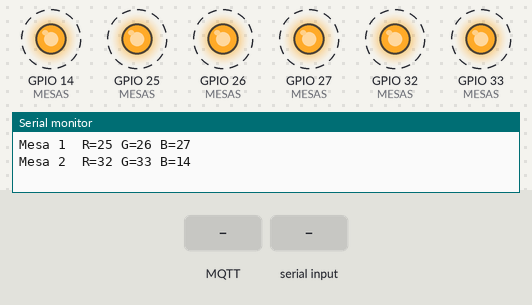
This program was run on a simulated ESP32. On the bench: output pins drawn as LEDs (lit = HIGH), the last lines printed to the serial monitor. Dashed ring = blinking. Inputs (shaded band) come from the test bench. WiFi joins after 1.5 s; servers stay silent unless stated; no MQTT or app messages arrive unless stated.

Above: at 1.2 s.
1.3 s: MQTT message "LIBRE" arrives on the first subscribed topic
4.3 s: "0\n" received over Serial
5.8 s: MQTT message "0" arrives on the first subscribed topic
7.3 s: "30 150\n" received over Serial
8.8 s: "200\n" received over Serial
At 9.9 s:
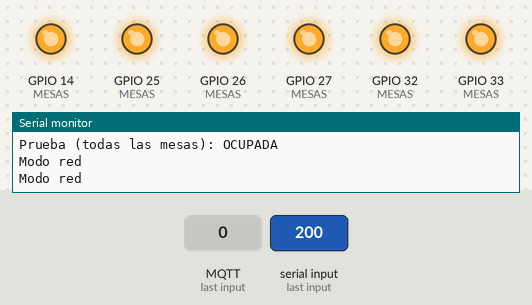
Timing chart, 0 to 11.3 s (numbered marks = the images above; inputs shaded):
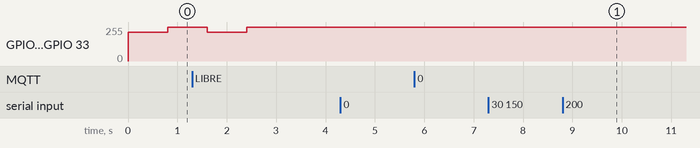

The program:

main.cpp
```cpp
// AtiendeTe: una ESP32 y un LED RGB por mesa. Cada LED muestra al cliente que
// llega al local si su mesa está libre, ocupada o reservada. El backend publica
// ese estado por MQTT; lo cambia la caja o el administrador.
//
//   LIBRE           verde fijo
//   OCUPADA         rojo fijo
//   RESERVADA       ámbar fijo
//   sin dato aún    apagado
//   sin WiFi          blanco lento, en todos los LED
//   sin MQTT de una  blanco lento, solo en ese LED
//
// Por el monitor serie (115200) se puede forzar un color sin red.
// El comando pinta todos los LED a la vez:
//   1 LIBRE, 2 OCUPADA, 3 RESERVADA, 0 volver al modo red.
// No usamos delay(): el parpadeo y la reconexión tienen que convivir.
//
// Cada mesa abre su propia sesión MQTT. PubSubClient solo admite un Last Will
// por conexión; así atiendete/mesa/N/conexion de cada una recibe offline si
// la placa se cae, y online cuando conecta. El backend ve todas las mesas.

#include <Arduino.h>
#include <ArduinoJson.h>
#include <PubSubClient.h>
#include <WiFi.h>

// elegir_config.py define ATIENDETE_USA_CONFIG solo si existe include/config.h.
// Un #include "config.h" a ciegas agarra el config.h del toolchain, no el nuestro.
#ifdef ATIENDETE_USA_CONFIG
#include "config.h"
#else
#warning "No existe include/config.h. Se compila con config.example.h: copialo y editalo antes de flashear."
#include "config.example.h"
#endif

// Un config.h copiado antes de este flag no lo define. El LED del laboratorio
// es de ánodo común (pata larga a 3V3), así que el default es true.
#ifndef LED_ANODO_COMUN
#define LED_ANODO_COMUN true
#endif

// config.example.h lo trae como constexpr. elegir_config.py define
// ATIENDETE_BRILLO_YA_DECLARADO en ese caso para no pisar el valor con un macro.
// Si no está de ninguna forma, el tope es 40.
#ifndef ATIENDETE_BRILLO_YA_DECLARADO
#ifndef BRILLO_MAX
#define BRILLO_MAX 40
#endif
#endif

// config.h viejo (solo WiFi, broker y a veces MESA_ID o pines sueltos) no trae
// el arreglo. Estas dos filas son el cableado por defecto.
#ifndef ATIENDETE_TIENE_MESAS
struct MesaLed {
  uint8_t numero;
  uint8_t rojo;
  uint8_t verde;
  uint8_t azul;
};

static constexpr MesaLed MESAS[] = {
  {1, 25, 26, 27},
  {2, 32, 33, 14},
};
#endif

static constexpr size_t CANTIDAD_MESAS = sizeof(MESAS) / sizeof(MESAS[0]);
static_assert(CANTIDAD_MESAS >= 1, "Configura al menos una mesa en MESAS");
static_assert(CANTIDAD_MESAS * 3 <= 16, "Cada mesa usa 3 canales LEDC; el ESP32 tiene 16");

// LEDC a 8 bits. El duty va de 0 a BRILLO_MAX_RANGE. El tope de brillo percibido
// sigue siendo BRILLO_MAX, que es más bajo a propósito.
static const uint8_t BRILLO_MAX_RANGE = 255;

static const unsigned long REINTENTO_MS = 3000;
static const unsigned long FALLA_INTERVALO_MS = 800;
// connect() bloquea. El default de la librería son 15 s por sesión; con varias
// mesas el parpadeo se congelaría.
static const uint16_t MQTT_TIMEOUT_S = 3;

enum class EstadoMesa : uint8_t {
  Ninguno = 0,
  Libre = 1,
  Ocupada = 2,
  Reservada = 3,
};

struct CanalesPwm {
  uint8_t rojo;
  uint8_t verde;
  uint8_t azul;
};

struct MesaRuntime {
  EstadoMesa estado;
  bool mqttAnunciado;
  unsigned long ultimoIntentoMqtt;
};

WiFiClient redes[CANTIDAD_MESAS];
PubSubClient clientes[CANTIDAD_MESAS];
CanalesPwm canales[CANTIDAD_MESAS];
MesaRuntime runtimeMesa[CANTIDAD_MESAS];

EstadoMesa estadoForzado = EstadoMesa::Ninguno;
bool modoPrueba = false;

unsigned long ultimoIntentoWifi = 0;
bool wifiAnunciado = false;

int brilloTope() {
  if (BRILLO_MAX < 1) return 1;
  if (BRILLO_MAX > BRILLO_MAX_RANGE) return BRILLO_MAX_RANGE;
  return BRILLO_MAX;
}

void iniciarPwm() {
  uint8_t canal = 0;
  for (size_t i = 0; i < CANTIDAD_MESAS; i++) {
    canales[i].rojo = canal++;
    canales[i].verde = canal++;
    canales[i].azul = canal++;
#if ESP_ARDUINO_VERSION_MAJOR >= 3
    // Un canal distinto por pata. ledcAttachChannel lo fija; ledcWrite va por pin.
    ledcAttachChannel(MESAS[i].rojo, 5000, 8, canales[i].rojo);
    ledcAttachChannel(MESAS[i].verde, 5000, 8, canales[i].verde);
    ledcAttachChannel(MESAS[i].azul, 5000, 8, canales[i].azul);
#else
    ledcSetup(canales[i].rojo, 5000, 8);
    ledcAttachPin(MESAS[i].rojo, canales[i].rojo);
    ledcSetup(canales[i].verde, 5000, 8);
    ledcAttachPin(MESAS[i].verde, canales[i].verde);
    ledcSetup(canales[i].azul, 5000, 8);
    ledcAttachPin(MESAS[i].azul, canales[i].azul);
#endif
  }
}

void escribirPwm(uint8_t pin, uint8_t canal, uint8_t valor) {
#if ESP_ARDUINO_VERSION_MAJOR >= 3
  (void)canal;
  ledcWrite(pin, valor);
#else
  (void)pin;
  ledcWrite(canal, valor);
#endif
}

uint8_t deber(uint8_t valor) {
  // Ánodo común: la pata larga está en 3V3 y el canal enciende con el GPIO en bajo.
  // valor 0 (apagado) tiene que escribir duty completo; un duty bajo lo deja encendido.
  if (LED_ANODO_COMUN) {
    return static_cast<uint8_t>(BRILLO_MAX_RANGE - valor);
  }
  return valor;
}

void colorMesa(size_t indice, uint8_t rojo, uint8_t verde, uint8_t azul) {
  const uint8_t mayor = max(rojo, max(verde, azul));
  const int tope = brilloTope();
  uint8_t r = 0;
  uint8_t g = 0;
  uint8_t b = 0;
  if (mayor > 0) {
    r = static_cast<uint8_t>(static_cast<uint16_t>(rojo) * tope / mayor);
    g = static_cast<uint8_t>(static_cast<uint16_t>(verde) * tope / mayor);
    b = static_cast<uint8_t>(static_cast<uint16_t>(azul) * tope / mayor);
  }
  escribirPwm(MESAS[indice].rojo, canales[indice].rojo, deber(r));
  escribirPwm(MESAS[indice].verde, canales[indice].verde, deber(g));
  escribirPwm(MESAS[indice].azul, canales[indice].azul, deber(b));
}

void apagarMesa(size_t indice) {
  // Mesa sin dato y las fases apagadas del parpadeo de falla.
  // Con ánodo común los tres canales quedan en BRILLO_MAX_RANGE (duty completo).
  colorMesa(indice, 0, 0, 0);
}

void apagarTodas() {
  for (size_t i = 0; i < CANTIDAD_MESAS; i++) apagarMesa(i);
}

const char* nombreEstado(EstadoMesa estado) {
  switch (estado) {
    case EstadoMesa::Libre:
      return "LIBRE";
    case EstadoMesa::Ocupada:
      return "OCUPADA";
    case EstadoMesa::Reservada:
      return "RESERVADA";
    default:
      return "NINGUNO";
  }
}

bool interpretarEstado(const char* texto, EstadoMesa& destino) {
  if (strcmp(texto, "LIBRE") == 0) {
    destino = EstadoMesa::Libre;
    return true;
  }
  if (strcmp(texto, "OCUPADA") == 0) {
    destino = EstadoMesa::Ocupada;
    return true;
  }
  if (strcmp(texto, "RESERVADA") == 0) {
    destino = EstadoMesa::Reservada;
    return true;
  }
  return false;
}

int numeroEnTopico(const char* topico) {
  const char prefijo[] = "atiendete/mesa/";
  const size_t largoPrefijo = sizeof(prefijo) - 1;
  if (strncmp(topico, prefijo, largoPrefijo) != 0) return -1;
  const char* cursor = topico + largoPrefijo;
  if (*cursor < '0' || *cursor > '9') return -1;
  int numero = 0;
  int digitos = 0;
  while (*cursor >= '0' && *cursor <= '9') {
    if (digitos >= 4) return -1;
    numero = numero * 10 + (*cursor - '0');
    cursor++;
    digitos++;
  }
  if (strcmp(cursor, "/ocupacion") != 0) return -1;
  return numero;
}

int indiceMesa(int numero) {
  for (size_t i = 0; i < CANTIDAD_MESAS; i++) {
    if (MESAS[i].numero == numero) return static_cast<int>(i);
  }
  return -1;
}

void alMensaje(char* topico, byte* carga, unsigned int largo) {
  const int numero = numeroEnTopico(topico);
  const int indice = numero >= 0 ? indiceMesa(numero) : -1;
  if (indice < 0) {
    Serial.printf("MQTT: tópico ignorado %s\n", topico);
    return;
  }
  JsonDocument doc;
  const DeserializationError error = deserializeJson(doc, carga, largo);
  if (error) {
    Serial.println("MQTT: JSON de estado ilegible");
    return;
  }
  const char* texto = doc["estado"] | "";
  EstadoMesa nuevo;
  if (!interpretarEstado(texto, nuevo)) {
    Serial.printf("MQTT: estado desconocido en %s\n", topico);
    return;
  }
  runtimeMesa[indice].estado = nuevo;
  modoPrueba = false;
  Serial.printf("MQTT mesa %d -> %s\n", MESAS[indice].numero, nombreEstado(nuevo));
}

void mantenerWifi() {
  if (WiFi.status() == WL_CONNECTED) {
    if (!wifiAnunciado) {
      wifiAnunciado = true;
      Serial.print("WiFi OK, IP ");
      Serial.println(WiFi.localIP());
    }
    return;
  }
  wifiAnunciado = false;
  for (size_t i = 0; i < CANTIDAD_MESAS; i++) runtimeMesa[i].mqttAnunciado = false;
  const unsigned long ahora = millis();
  if (ahora - ultimoIntentoWifi < REINTENTO_MS) return;
  ultimoIntentoWifi = ahora;
  Serial.println("Conectando WiFi...");
  WiFi.disconnect();
  WiFi.begin(WIFI_SSID, WIFI_PASSWORD);
}

void conectarMesa(size_t indice) {
  char clienteId[32];
  char topicoConexion[48];
  char topicoOcupacion[48];
  const int numero = MESAS[indice].numero;
  snprintf(clienteId, sizeof(clienteId), "atiendete-mesa-%d", numero);
  snprintf(topicoConexion, sizeof(topicoConexion), "atiendete/mesa/%d/conexion", numero);
  snprintf(topicoOcupacion, sizeof(topicoOcupacion), "atiendete/mesa/%d/ocupacion", numero);

  // Last Will retenido de esta mesa. Las otras sesiones tienen el suyo.
  const bool ok = clientes[indice].connect(clienteId, topicoConexion, 1, true, "offline");
  if (!ok) {
    Serial.printf("MQTT mesa %d falló, rc=%d\n", numero, clientes[indice].state());
    return;
  }
  clientes[indice].publish(topicoConexion, "online", true);
  clientes[indice].subscribe(topicoOcupacion);
  runtimeMesa[indice].mqttAnunciado = true;
  Serial.printf("MQTT OK, mesa %d\n", numero);
}

void mantenerMqtt() {
  if (WiFi.status() != WL_CONNECTED) return;
  for (size_t i = 0; i < CANTIDAD_MESAS; i++) {
    if (clientes[i].connected()) {
      clientes[i].loop();
      if (!runtimeMesa[i].mqttAnunciado) {
        runtimeMesa[i].mqttAnunciado = true;
        Serial.printf("MQTT OK, mesa %d\n", MESAS[i].numero);
      }
      continue;
    }
    runtimeMesa[i].mqttAnunciado = false;
    const unsigned long ahora = millis();
    if (ahora - runtimeMesa[i].ultimoIntentoMqtt < REINTENTO_MS) continue;
    runtimeMesa[i].ultimoIntentoMqtt = ahora;
    conectarMesa(i);
  }
}

void leerSerial() {
  while (Serial.available() > 0) {
    const char caracter = static_cast<char>(Serial.read());
    if (caracter == '\n' || caracter == '\r' || caracter == ' ') continue;
    if (caracter == '0') {
      modoPrueba = false;
      Serial.println("Modo red");
      continue;
    }
    if (caracter < '1' || caracter > '3') continue;
    modoPrueba = true;
    estadoForzado = static_cast<EstadoMesa>(caracter - '0');
    Serial.printf("Prueba (todas las mesas): %s\n", nombreEstado(estadoForzado));
  }
}

void pintarMesa(size_t indice, EstadoMesa estado) {
  switch (estado) {
    case EstadoMesa::Libre:
      colorMesa(indice, 0, 255, 0);
      break;
    case EstadoMesa::Ocupada:
      colorMesa(indice, 255, 0, 0);
      break;
    case EstadoMesa::Reservada:
      colorMesa(indice, 255, 140, 0);
      break;
    case EstadoMesa::Ninguno:
      apagarMesa(indice);
      break;
  }
}

// Blanco y no rojo: el rojo fijo ya significa mesa ocupada.
void pintarFallaLenta(size_t indice) {
  const bool encendido = (millis() / FALLA_INTERVALO_MS) % 2 == 0;
  if (encendido) colorMesa(indice, 255, 255, 255);
  else apagarMesa(indice);
}

void mostrarDesconectado() {
  for (size_t i = 0; i < CANTIDAD_MESAS; i++) pintarFallaLenta(i);
}

void actualizarLeds() {
  // El modo prueba gana aunque no haya red: sirve para ver los LED en la mesa de trabajo.
  // Pinta todos igual.
  if (modoPrueba) {
    for (size_t i = 0; i < CANTIDAD_MESAS; i++) pintarMesa(i, estadoForzado);
    return;
  }
  // Sin WiFi no hay ninguna sesión: blanco lento en todos. Con WiFi, cada mesa
  // sigue su estado; la que todavía no conectó al broker parpadea sola en blanco.
  if (WiFi.status() != WL_CONNECTED) {
    mostrarDesconectado();
    return;
  }
  for (size_t i = 0; i < CANTIDAD_MESAS; i++) {
    if (!clientes[i].connected()) {
      pintarFallaLenta(i);
      continue;
    }
    pintarMesa(i, runtimeMesa[i].estado);
  }
}

void setup() {
  Serial.begin(115200);
  iniciarPwm();
  apagarTodas();

  for (size_t i = 0; i < CANTIDAD_MESAS; i++) {
    clientes[i].setClient(redes[i]);
    clientes[i].setServer(MQTT_BROKER, MQTT_PORT);
    clientes[i].setCallback(alMensaje);
    clientes[i].setBufferSize(256);
    clientes[i].setKeepAlive(30);
    clientes[i].setSocketTimeout(MQTT_TIMEOUT_S);
  }

  WiFi.mode(WIFI_STA);
  WiFi.persistent(false);
  WiFi.setAutoReconnect(true);
  // Sin esto el módem duerme y Mosquitto corta el keepalive a mitad de la clase.
  WiFi.setSleep(WIFI_PS_NONE);
  WiFi.begin(WIFI_SSID, WIFI_PASSWORD);

  // setup() ya llamó a WiFi.begin. El siguiente intento espera REINTENTO_MS.
  ultimoIntentoWifi = millis();

  Serial.println("AtiendeTe listo. Comandos: 1 libre, 2 ocupada, 3 reservada, 0 red.");
  for (size_t i = 0; i < CANTIDAD_MESAS; i++) {
    Serial.printf(
        "Mesa %d  R=%u G=%u B=%u\n",
        MESAS[i].numero,
        MESAS[i].rojo,
        MESAS[i].verde,
        MESAS[i].azul);
  }
}

void loop() {
  leerSerial();
  mantenerWifi();
  mantenerMqtt();
  actualizarLeds();
}
```

config.example.h
```cpp
#pragma once

#include <stdint.h>

// Copia este archivo a include/config.h y completa la red del laboratorio.
// config.h no se sube a git (tiene la clave del WiFi).

// WiFi del router o del hotspot del celular. El laptop debe estar en la misma red.
#define WIFI_SSID "NOMBRE_DE_LA_RED"
#define WIFI_PASSWORD "CLAVE_WIFI"

// IP del laptop donde corre Mosquitto (docker compose). No uses localhost.
#define MQTT_BROKER "192.168.1.10"
#define MQTT_PORT 1883

// true: ánodo común. La pata más larga (común) va a 3V3 y el PWM se invierte,
// así el valor 0 queda apagado (duty completo).
// false: cátodo común. La pata más larga va a GND.
// Tiene que ser un #define. Si config.h no lo trae, el firmware asume true.
#define LED_ANODO_COMUN true

// Tope de PWM, de 1 a 255. Va bajo a propósito: sin resistencias el LED y el
// GPIO se pueden quemar. Lo correcto es poner 220 ohm en R, G y B; con eso
// se puede subir este valor.
// Si config.h no lo trae, el firmware usa 40. Un constexpr viejo también vale.
constexpr int BRILLO_MAX = 40;

// Una fila por LED. `numero` es el de la mesa (el del QR). Los pines son R, G y B.
// Para la mesa 3, descomenta la última fila. No hace falta otra placa.
// Si config.h no trae este arreglo, el firmware usa las dos primeras filas.
struct MesaLed {
  uint8_t numero;
  uint8_t rojo;
  uint8_t verde;
  uint8_t azul;
};

#define ATIENDETE_TIENE_MESAS
static constexpr MesaLed MESAS[] = {
  {1, 25, 26, 27},
  {2, 32, 33, 14},
  // {3, 18, 19, 21},
};
```
